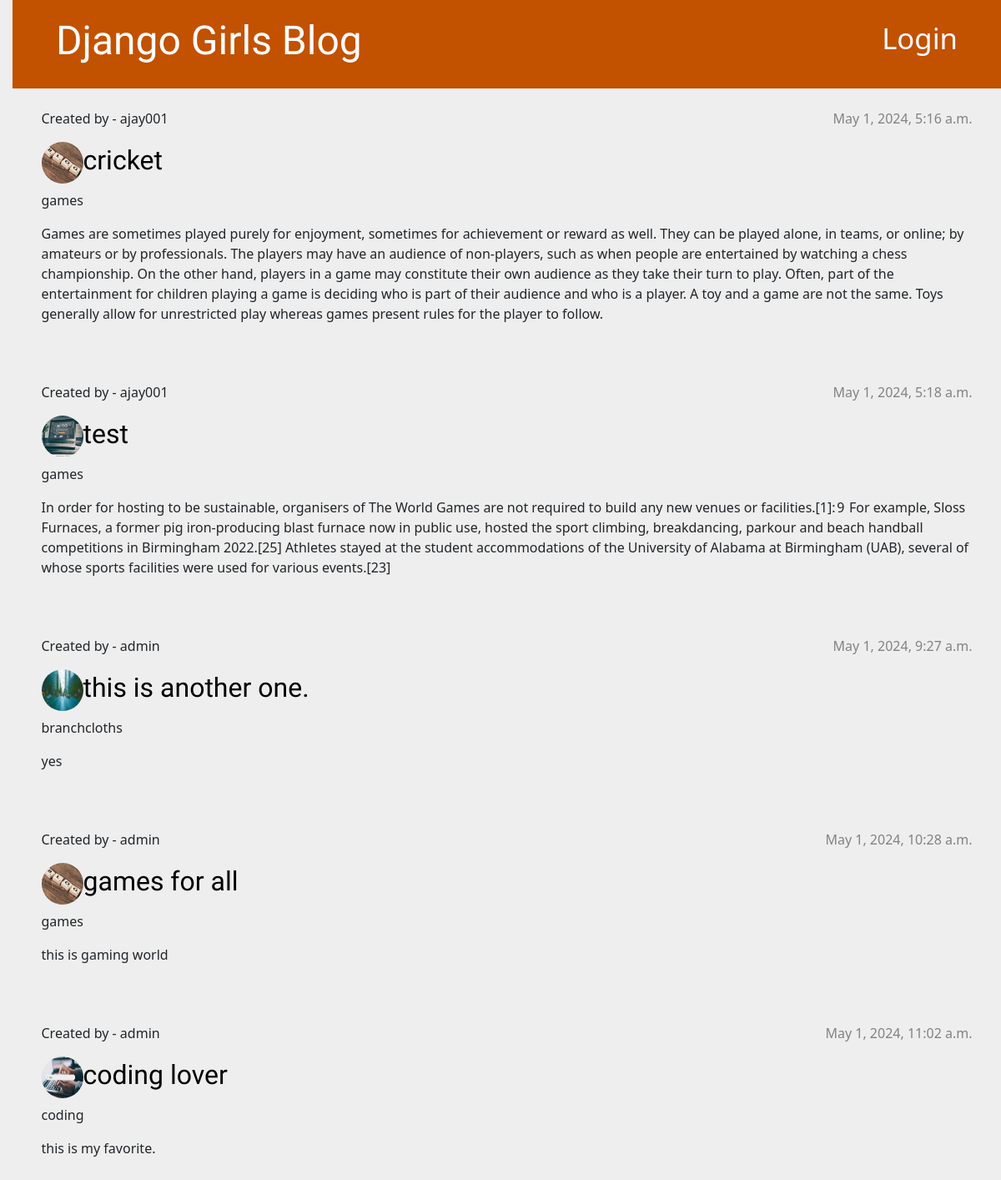
The page /tag/games on the database as committed earlier.
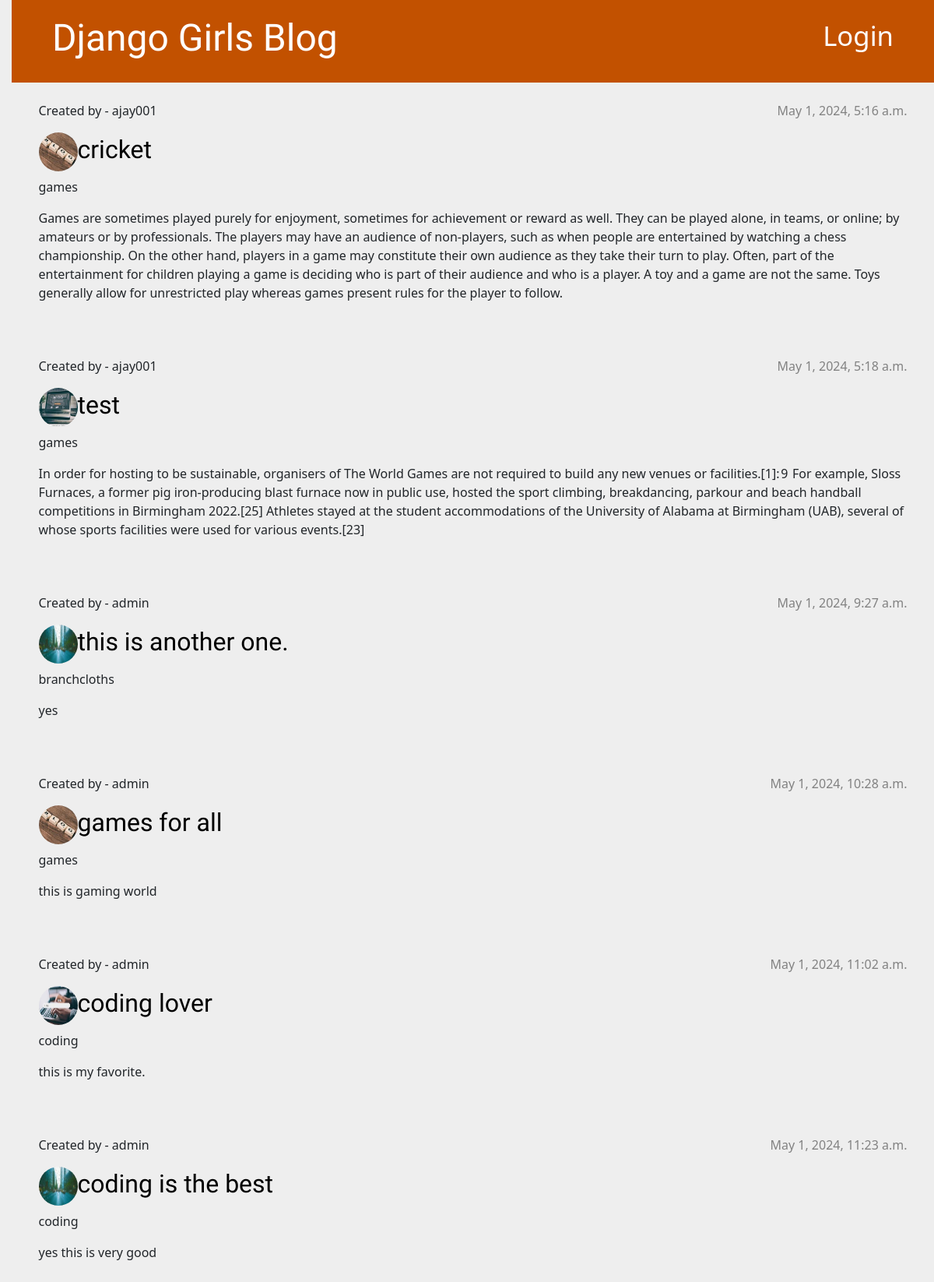
The same page on the database as committed later.
### blog/models.py (models this page shows, shortened)
class Post(models.Model):
    author = models.ForeignKey(settings.AUTH_USER_MODEL, on_delete=models.CASCADE)
    category = models.ForeignKey(Category, on_delete=models.CASCADE)
    tag = models.ManyToManyField(Tag)
    title = models.CharField(max_length=200)
    text = models.TextField()
    created_date = models.DateTimeField(default=timezone.now)
    published_date = models.DateTimeField(blank=True, null=True)
    feature_img = models.ImageField(upload_to='image/feature_img/')
    thumbnail_img = models.ImageField(upload_to='image/thumbnail_img/')
    slug = AutoSlugField(populate_from='title', unique=True)

class User(AbstractUser):
    age = models.IntegerField(default=18)
    mobile = models.CharField(max_length=10)

class Category(models.Model):
    name = models.CharField(max_length=60)
    desc = models.TextField()
    image = models.ImageField(upload_to='cat')
    slug = AutoSlugField(populate_from='name', unique=True)
    def __str__(self):
        return self.name

### blog/views.py (the view)
# urls.py: path('tag/<slug:slug>', views.tag_posts, name="tag_posts"),
def tag_posts(request, slug):
    tag = get_object_or_404(Tag, slug=slug)
    posts = tag.post_set.all()
    return render(request, 'blog/post_list.html', {'posts': posts})

### blog/templates/blog/post_list.html
{% extends 'blog/base.html' %}
{% block content %}
    {% for post in posts %}
        <article class="post mt-4">
            <time class="date">
                {{ post.published_date }}
            </time>
            <p>Created by - {{post.author}}</p>
            <h2><a href="{% url 'post_detail' slug=post.slug %}"><img src="{{ post.thumbnail_img.url}}" alt="{{ post.title }}" style="border-radius: 50%; height: 50px;width: 50px;">{{ post.title }}</a></h2>
            <p> {{post.category}} </p>
            <p>{{ post.text|linebreaksbr }}</p>
        </article>
    {% endfor %}
{% endblock %}

Rows that differ between the two databases and show on the page:
now on this page (row edited): Post: published_date "May 1, 2024, 11:23 a.m.", author "admin", thumbnail_img (picture), title "coding is the best", category "coding", text "yes this is very good"
